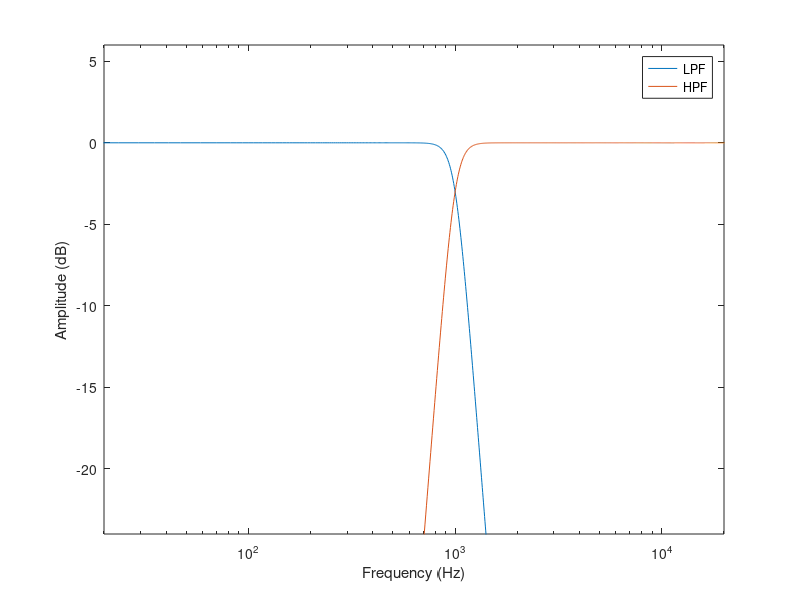

This chart was generated by the following MATLAB code:
%iirExamples
clc; clear; close all;
Fs = 48000;
Nyq = Fs/2;
n = 8;
Wn = 1000/Nyq;
[bLow,aLow] = butter(n,Wn);
[bHi,aHi] = butter(n,Wn,'high');

[hLow,w] = freqz(bLow,aLow,4096,Fs);
[hHi] = freqz(bHi,aHi,4096,Fs);

semilogx(w,20*log10(abs(hLow)),w,20*log10(abs(hHi)));
axis([20 20000 -24 6]);
xlabel('Frequency (Hz)');
ylabel('Amplitude (dB)');
legend('LPF','HPF');